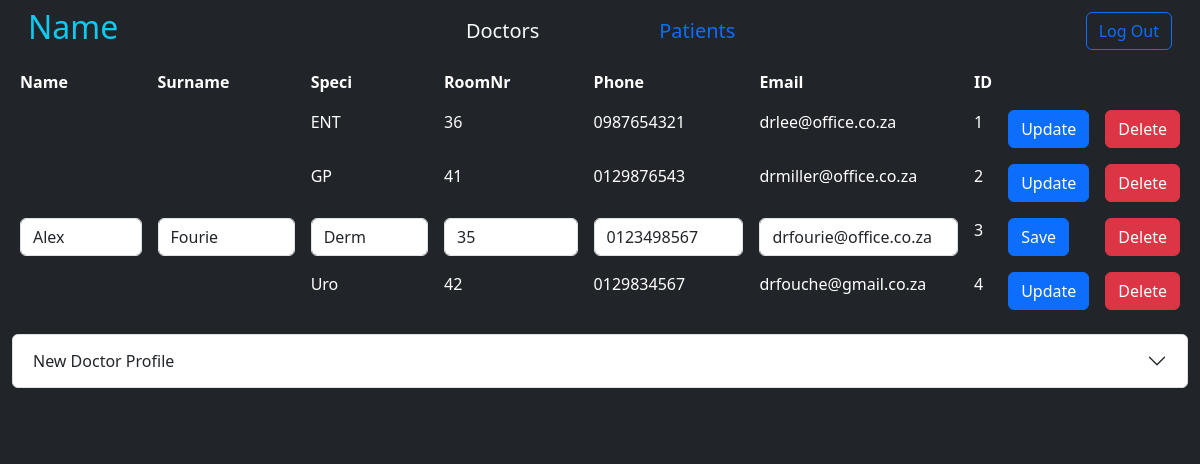
Screenshot of /doctors.php?DoctorID=3 with the database file from the repository.
### tables this page shows
CREATE TABLE `Doctors` (
  `Name` varchar(23) DEFAULT NULL,
  `Surname` varchar(23) DEFAULT NULL,
  `Age` int(11) DEFAULT NULL,
  `Gender` varchar(1) DEFAULT NULL,
  `PhoneNr` varchar(10) DEFAULT NULL,
  `Email` varchar(23) DEFAULT NULL,
  `Password` varchar(23) DEFAULT NULL,
  `DoctorID` int(11) NOT NULL,
  `Specialisation` varchar(5) DEFAULT NULL,
  `RoomNr` int(11) DEFAULT NULL
);

### readdoc.php (the view, shortened to what this page needs)
<?php
    include 'db.php';
    $sql = "SELECT * FROM Doctors";
    $result = $conn->query($sql);
    while ($row = $result->fetch_assoc()) {
        echo "<tr>";
        if ($row['DoctorID'] == $_GET['DoctorID']) {
            echo '<form class="form-inline m-2" action="updatedoc.php" method="POST">';
            echo '<td><input type="text" class="form-control" name="Name" value="' . $row['Name'] . '"></td>';
            echo '<td><input type="text" class="form-control" name="Surname" value="' . $row['Surname'] . '"></td>';
            echo '<td><input type="text" class="form-control" name="Specialisation" value="' . $row['Specialisation'] . '"></td>';
            echo '<td><input type="number" class="form-control" name="RoomNr" value="' . $row['RoomNr'] . '"></td>';
            echo '<td><input type="number" class="form-control" name="Phone" value="' . $row['PhoneNr'] . '"></td>';
            echo '<td><input type="text" class="form-control" name="Email" value="' . $row['Email'] . '"></td>';
            echo "<td>" . $row['DoctorID'] . "</td>";
            echo '<td><button type="submit" class="btn btn-primary">Save</button></td>';
            echo '</form>';
        } else {
            echo "<td>" . $row['DName'] . "</td>";
            echo "<td>" . $row['DSurname'] . "</td>";
            echo "<td>" . $row['Specialisation'] . "</td>";
            echo "<td>" . $row['RoomNr'] . "</td>";
            echo "<td>" . $row['PhoneNr'] . "</td>";
            echo "<td>" . $row['Email'] . "</td>";
            echo "<td>" . $row['DoctorID'] . "</td>";
            echo '<td><a class="btn btn-primary" href="doctors.php?DoctorID='. $row['DoctorID'] .'" role="button">Update</a></td>';
        };
        echo '<td><a class="btn btn-danger" href="deletedoc.php?DoctorID='. $row['DoctorID'] .'" role="button">Delete</a></td>';
        echo "</tr>";
    };
?>

### rows the page displays
doctors: Specialisation "ENT", RoomNr "36", PhoneNr "0987654321", Email "drlee@office.co.za", DoctorID "1"
doctors: Specialisation "GP", RoomNr "41", PhoneNr "0129876543", Email "drmiller@office.co.za", DoctorID "2"
doctors: Name "Alex", Surname "Fourie", Specialisation "Derm", RoomNr "35", Phone "0123498567", Email "drfourie@office.co.za", DoctorID "3"
doctors: Specialisation "Uro", RoomNr "42", PhoneNr "0129834567", Email "drfouche@gmail.co.za", DoctorID "4"
